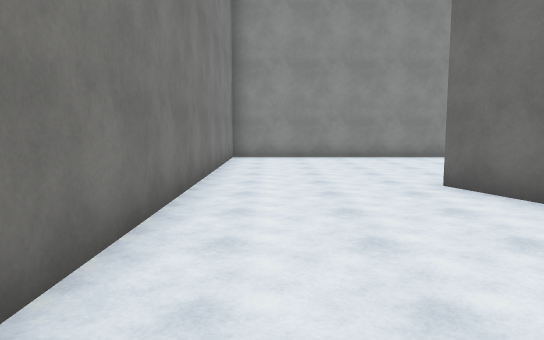
view 1 (above)

14 first-person views from a walk through a 3-D level made in the Unity game engine. The camera is 1.5 m above the floor, tilts 6° down and sees 70° across. The floor is counted in squares, 1.64 m on a side. Each view is taken from the middle of a square. On the plan, view 1 faces up. The plan holds only what a view shows up to about 13 squares ahead; the rest is blank. The place goes on beyond the plan. The player character is not drawn. Surface patterns are stand-ins for the level's own textures.

view 2
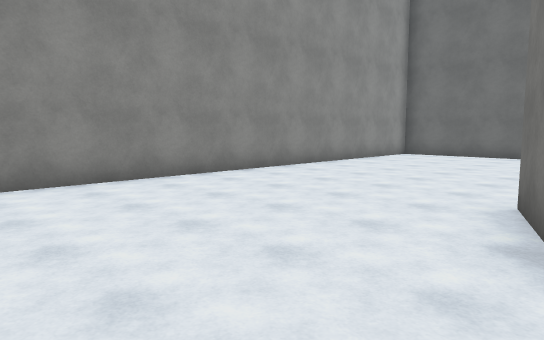

view 3
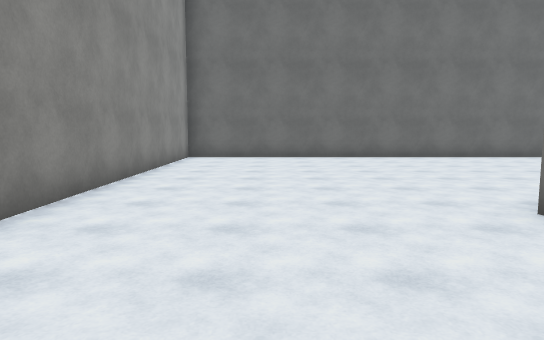

view 4
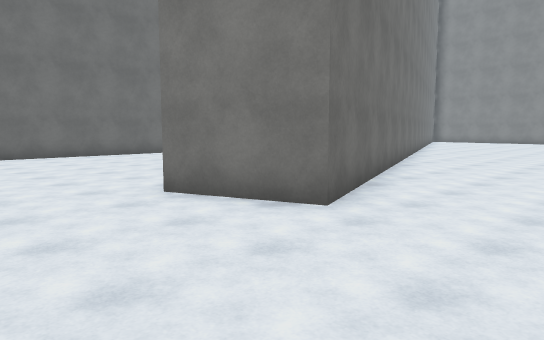

view 5
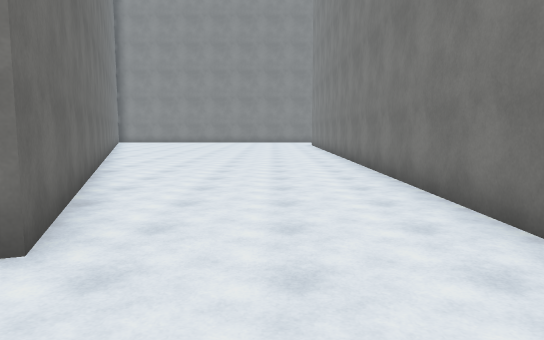

view 6
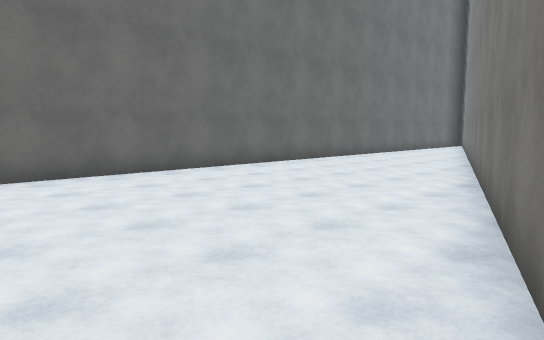

view 7
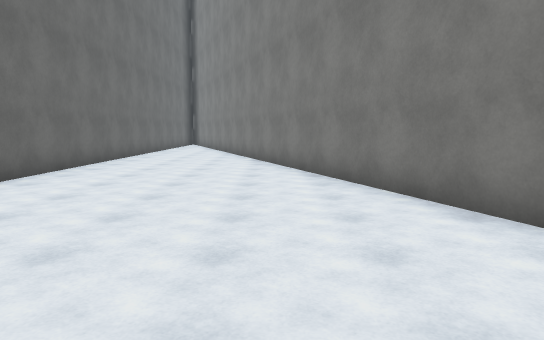

view 8
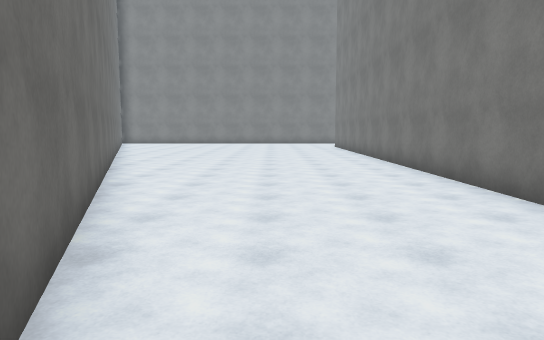

view 9
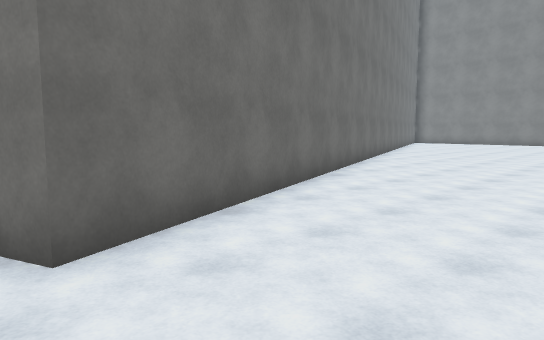

view 10
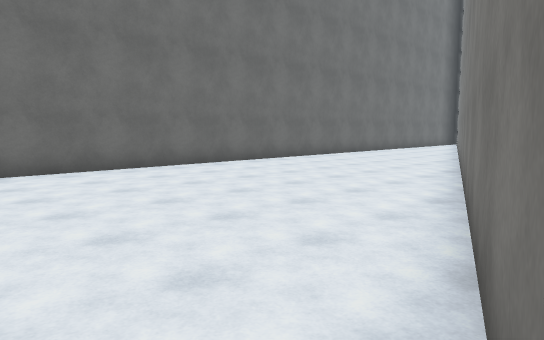

view 11
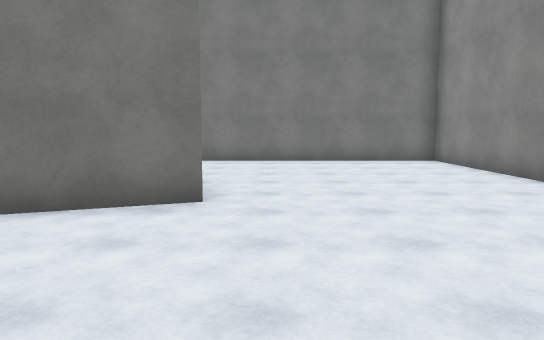

view 12
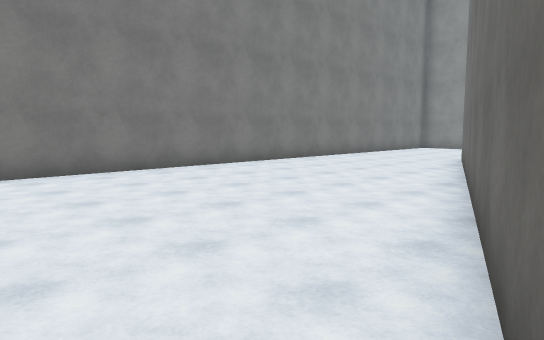

view 13
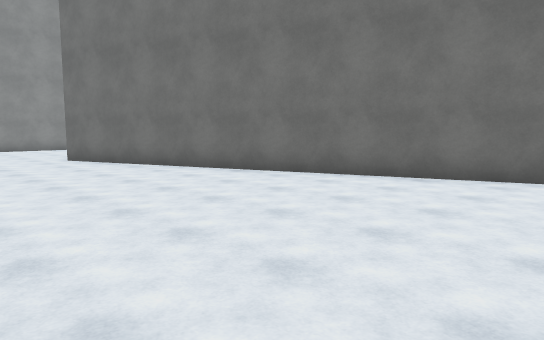

view 14
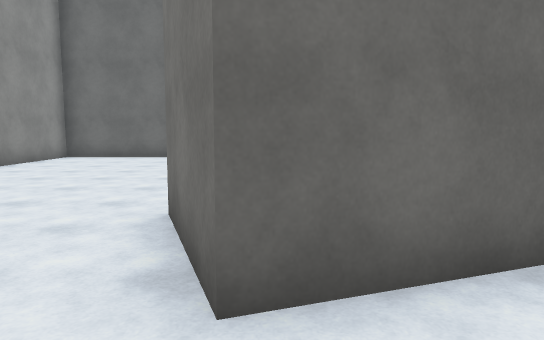

### Floor plan
Points are (right, up) in squares from view 1. A wall is a line through its corners. A room is listed if a view was taken in it or the views show most of it. See-through windows are left out.
Room 1 (views 1, 2, 3, 4, 5, 6, 7, 8, 9, 10, 11, 12, 13, 14)
walls: (7.3, -6.1) (2.8, 6.3) (5.1, 7.1) (10.1, -6.5); (13.7, -6) (13.7, 12.7) (-1.3, 12.7) (-1.3, -6.1)

Positions as (right, up) in squares from view 1, and headings:
1: (0, 0), facing up
2: (0, 6), facing up-right
3: (1, 10), facing right
4: (0, 10), facing down-right
5: (1, 9), facing down
6: (6, 6), facing down-right
7: (9, 7), facing down
8: (2, 7), facing down
9: (0, 7), facing down-right
10: (5, 8), facing down-right
11: (10, 8), facing left
12: (7, -6), facing up-left
13: (-1, -6), facing up-right
14: (1, 6), facing right
